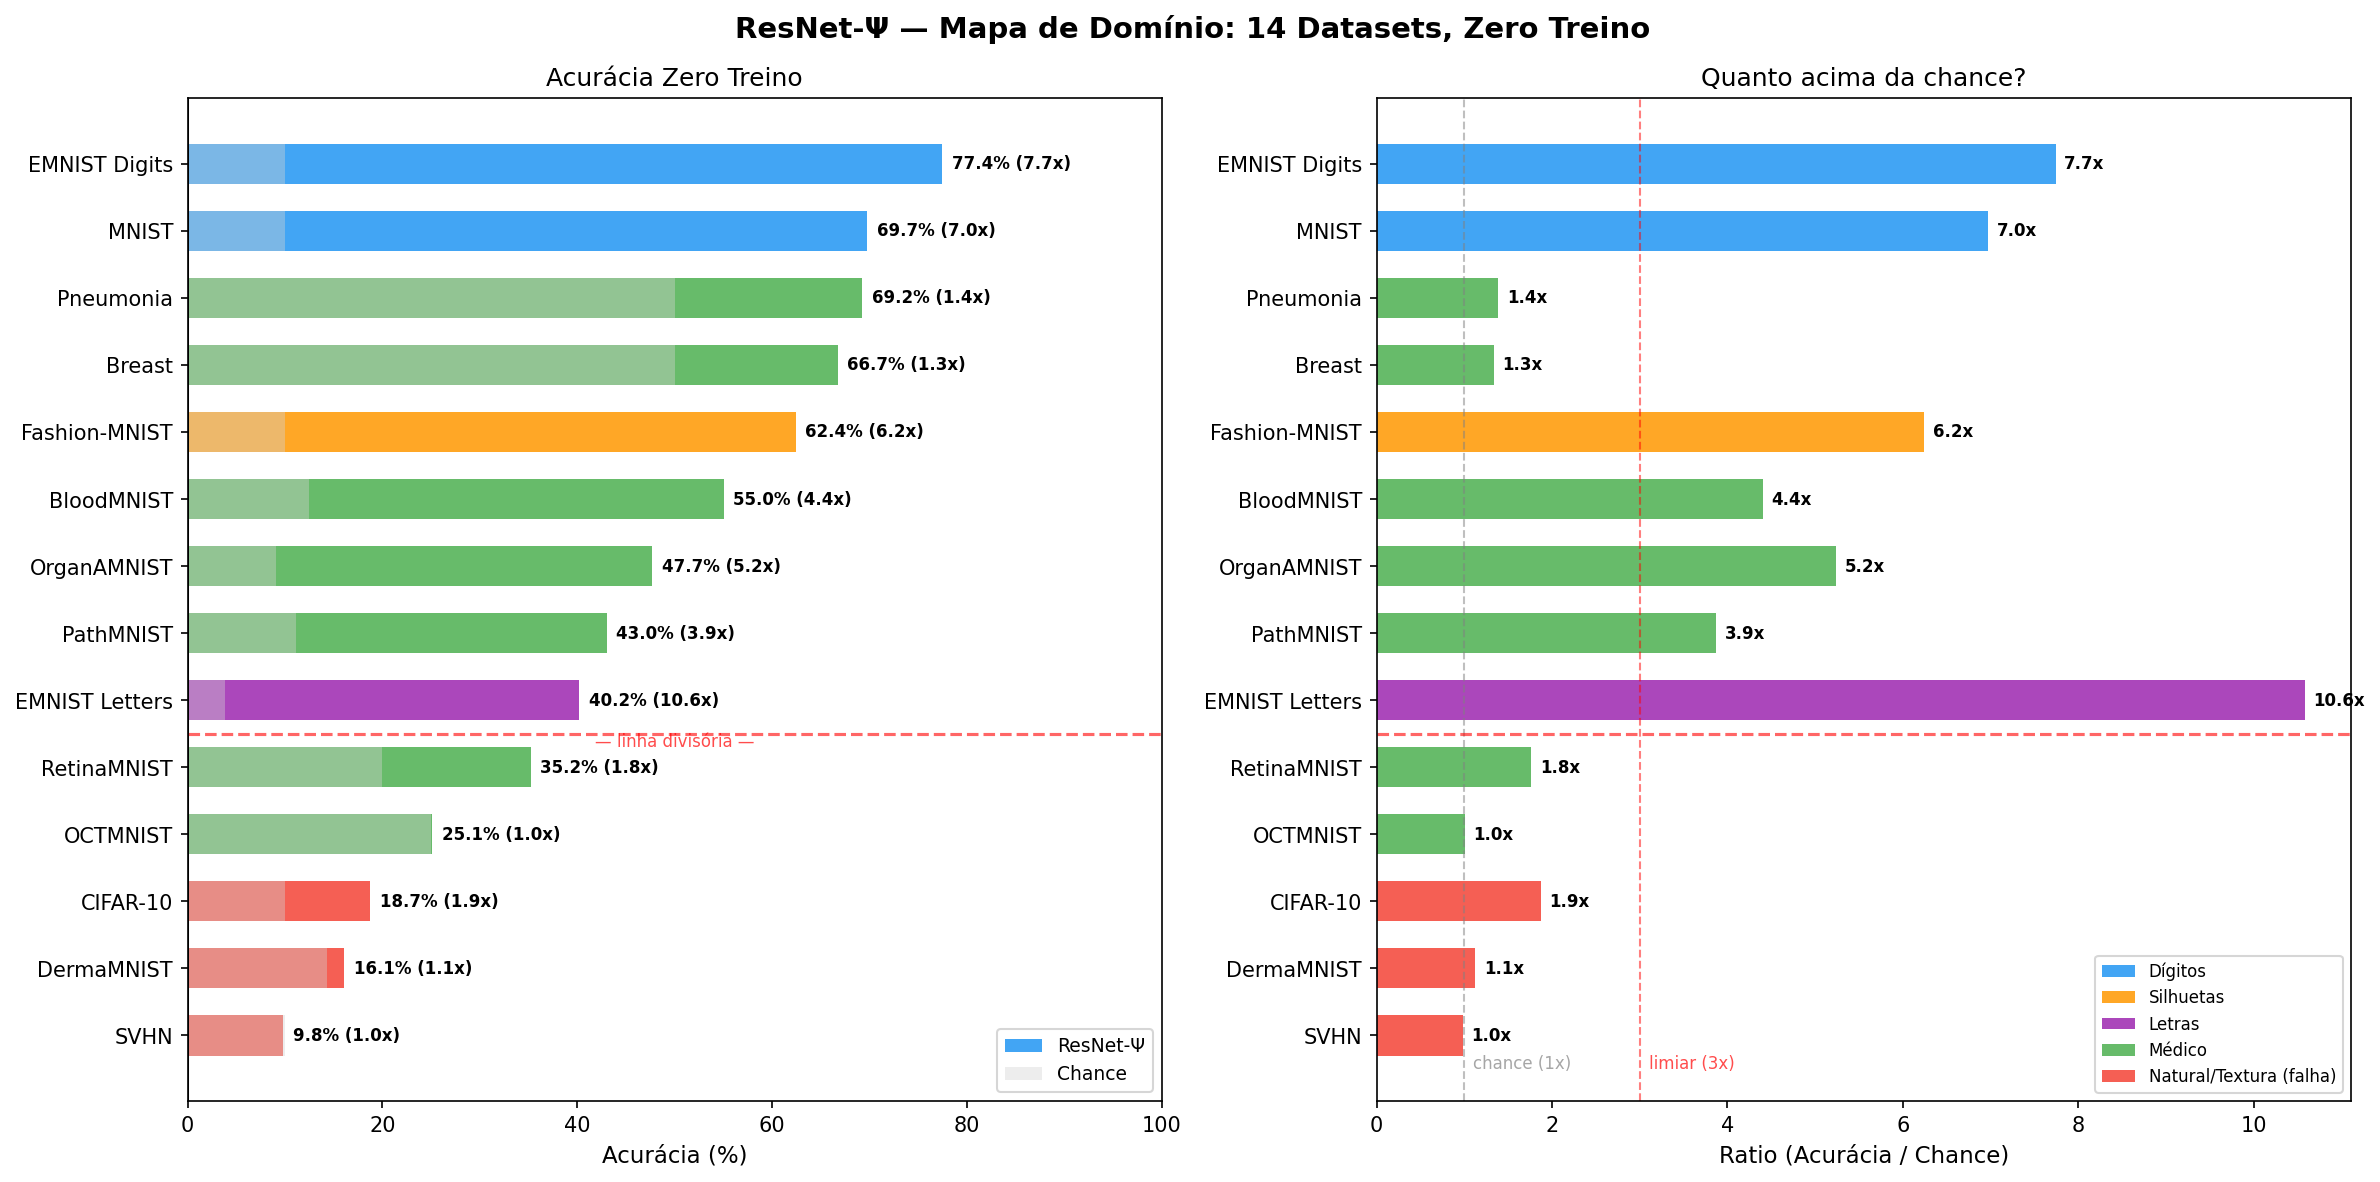

The script that saved this image:
"""
Figura resumo: Mapa de Domínio da ResNet-Psi

Todos os datasets testados num único gráfico.
Separa funciona / não funciona pela linha de ratio 3x.
"""

import matplotlib
matplotlib.use('Agg')
import matplotlib.pyplot as plt
import numpy as np

# ======================================================================
# Dados consolidados (todos os audits)
# ======================================================================

datasets = [
    # (nome, acc, chance, n_classes, tipo)
    # Funciona
    ("EMNIST Digits",   77.4, 10.0,  10, "digitos"),
    ("MNIST",           69.7, 10.0,  10, "digitos"),
    ("Pneumonia",       69.2, 50.0,   2, "medico"),
    ("Breast",          66.7, 50.0,   2, "medico"),
    ("Fashion-MNIST",   62.4, 10.0,  10, "silhuetas"),
    ("BloodMNIST",      55.0, 12.5,   8, "medico"),
    ("OrganAMNIST",     47.7,  9.1,  11, "medico"),
    ("PathMNIST",       43.0, 11.1,   9, "medico"),
    ("EMNIST Letters",  40.2,  3.8,  26, "letras"),
    # Fraco / Falha
    ("RetinaMNIST",     35.2, 20.0,   5, "medico"),
    ("OCTMNIST",        25.1, 25.0,   4, "medico"),
    ("CIFAR-10",        18.7, 10.0,  10, "natural"),
    ("DermaMNIST",      16.1, 14.3,   7, "textura"),
    ("SVHN",             9.8, 10.0,  10, "natural"),
]

nomes   = [d[0] for d in datasets]
accs    = [d[1] for d in datasets]
chances = [d[2] for d in datasets]
n_cls   = [d[3] for d in datasets]
tipos   = [d[4] for d in datasets]
ratios  = [a / c for a, c in zip(accs, chances)]

# Cores por tipo
cor_map = {
    "digitos": "#2196F3",
    "silhuetas": "#FF9800",
    "letras": "#9C27B0",
    "medico": "#4CAF50",
    "natural": "#F44336",
    "textura": "#F44336",
}
cores = [cor_map[t] for t in tipos]

# ======================================================================
# Figura 1: Barras horizontais — Acurácia + Chance
# ======================================================================

fig, axes = plt.subplots(1, 2, figsize=(16, 8))
fig.suptitle('ResNet-Ψ — Mapa de Domínio: 14 Datasets, Zero Treino',
             fontsize=14, fontweight='bold')

# --- Gráfico 1: Acurácia ---
ax = axes[0]
y_pos = np.arange(len(nomes))

bars = ax.barh(y_pos, accs, height=0.6, color=cores, alpha=0.85, label='ResNet-Ψ')
ax.barh(y_pos, chances, height=0.6, color='lightgray', alpha=0.4, label='Chance')

# Linha divisória
ax.axvline(x=0, color='black', linewidth=0.5)

for i, (acc, chance, ratio) in enumerate(zip(accs, chances, ratios)):
    ax.text(acc + 1, i, f'{acc:.1f}% ({ratio:.1f}x)', va='center', fontsize=8, fontweight='bold')

ax.set_yticks(y_pos)
ax.set_yticklabels(nomes, fontsize=10)
ax.set_xlabel('Acurácia (%)', fontsize=11)
ax.set_title('Acurácia Zero Treino', fontsize=12)
ax.invert_yaxis()
ax.set_xlim(0, 100)
ax.legend(loc='lower right', fontsize=9)

# Separador visual entre funciona / não funciona
ax.axhline(y=8.5, color='red', linestyle='--', alpha=0.6, linewidth=1.5)
ax.text(50, 8.7, '— linha divisória —', ha='center', fontsize=8, color='red', alpha=0.7)

# --- Gráfico 2: Ratio (acc/chance) ---
ax2 = axes[1]

bars2 = ax2.barh(y_pos, ratios, height=0.6, color=cores, alpha=0.85)
ax2.axvline(x=1, color='gray', linestyle='--', alpha=0.5, linewidth=1)
ax2.axvline(x=3, color='red', linestyle='--', alpha=0.5, linewidth=1)

for i, ratio in enumerate(ratios):
    ax2.text(ratio + 0.1, i, f'{ratio:.1f}x', va='center', fontsize=8, fontweight='bold')

ax2.set_yticks(y_pos)
ax2.set_yticklabels(nomes, fontsize=10)
ax2.set_xlabel('Ratio (Acurácia / Chance)', fontsize=11)
ax2.set_title('Quanto acima da chance?', fontsize=12)
ax2.invert_yaxis()

# Anotações
ax2.text(1.1, 13.5, 'chance (1x)', fontsize=8, color='gray', alpha=0.7)
ax2.text(3.1, 13.5, 'limiar (3x)', fontsize=8, color='red', alpha=0.7)

ax2.axhline(y=8.5, color='red', linestyle='--', alpha=0.6, linewidth=1.5)

# Legenda de tipos
from matplotlib.patches import Patch
legend_elements = [
    Patch(facecolor='#2196F3', alpha=0.85, label='Dígitos'),
    Patch(facecolor='#FF9800', alpha=0.85, label='Silhuetas'),
    Patch(facecolor='#9C27B0', alpha=0.85, label='Letras'),
    Patch(facecolor='#4CAF50', alpha=0.85, label='Médico'),
    Patch(facecolor='#F44336', alpha=0.85, label='Natural/Textura (falha)'),
]
ax2.legend(handles=legend_elements, loc='lower right', fontsize=8)

plt.tight_layout()
plt.savefig('viz_mapa_dominio.png', dpi=150, bbox_inches='tight')
plt.close()

# ======================================================================
# Figura 2: Scatter — Acurácia vs Número de classes
# ======================================================================

fig2, ax3 = plt.subplots(1, 1, figsize=(10, 6))
fig2.suptitle('ResNet-Ψ — Acurácia vs Complexidade (Zero Treino)',
              fontsize=13, fontweight='bold')

for i in range(len(datasets)):
    marker = 'o' if ratios[i] >= 3 else 'x'
    size = 120 if ratios[i] >= 3 else 80
    ax3.scatter(n_cls[i], accs[i], c=cores[i], s=size, marker=marker,
                edgecolors='black', linewidth=0.5, zorder=3)
    ax3.annotate(nomes[i], (n_cls[i], accs[i]),
                 textcoords="offset points", xytext=(8, 4), fontsize=7)

# Linha de chance
x_range = np.arange(2, 28)
ax3.plot(x_range, 100.0 / x_range, 'k--', alpha=0.3, label='Chance')
ax3.plot(x_range, 3 * 100.0 / x_range, 'r--', alpha=0.3, label='3x chance')

ax3.set_xlabel('Número de classes', fontsize=11)
ax3.set_ylabel('Acurácia (%)', fontsize=11)
ax3.legend(fontsize=9)
ax3.grid(True, alpha=0.2)
ax3.set_xlim(1, 28)
ax3.set_ylim(0, 85)

plt.tight_layout()
plt.savefig('viz_mapa_dominio_scatter.png', dpi=150, bbox_inches='tight')
plt.close()

print("-> viz_mapa_dominio.png")
print("-> viz_mapa_dominio_scatter.png")
print("Pronto.")
